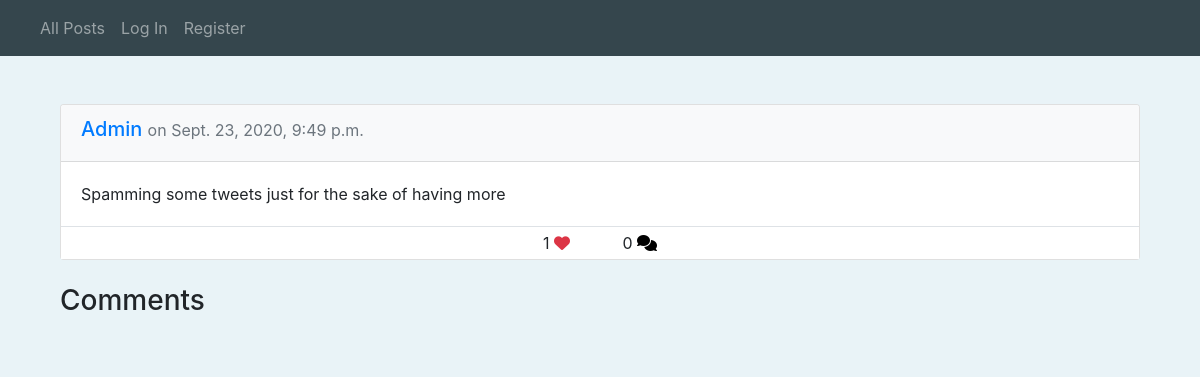
Page /post/16 on the earlier database version.
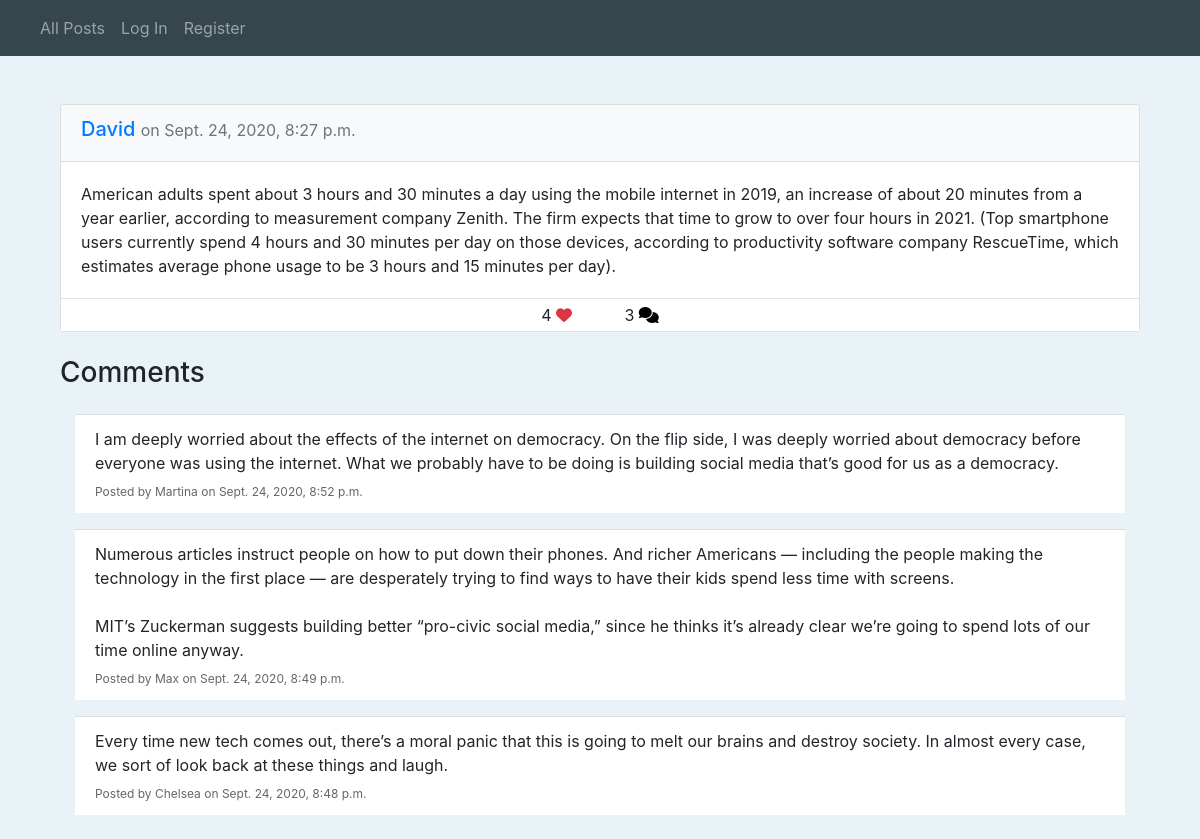
Same page on the later database version.
### network/models.py (models this page shows, shortened)
class Post(models.Model):
    creator = models.ForeignKey(User, related_name="posts",
                on_delete=models.CASCADE)
    timestamp = models.DateTimeField(auto_now_add=True)
    content = models.TextField(max_length=10000)
    def __str__(self):
        return f'{self.creator} from {self.timestamp.strftime("%d.%m.%Y %H:%M")}'

class User(AbstractUser):
    likes = models.ManyToManyField("Post", blank=True,
            related_name="likes")
    follows = models.ManyToManyField("self", blank=True, symmetrical=False,
              related_name="followers", default=0)
    def __str__(self):
        return f"{self.username}"

class Comment(models.Model):
    creator = models.ForeignKey(User, related_name="comments",
              on_delete=models.CASCADE)
    content = models.TextField(max_length=10000)
    post = models.ForeignKey(Post, related_name="comments",
           on_delete=models.CASCADE)
    timestamp = models.DateTimeField(auto_now_add=True)

### network/views.py (the view)
# urls.py: path("post/<int:post_id>", views.post, name="post"),
def post(request, post_id):
    post = Post.objects.get(pk=post_id)
    if request.method == "POST":
        if "comment" in request.POST.keys():
            comment = Comment(creator=request.user,
                              content=request.POST["comment"],
                              post=post)
            comment.save()
    content = getPaginator(request, post.comments.order_by("-timestamp"))
    content["comments"] = content.pop("page")
    content["currentPage"] = "comment"
    content["mainPost"] = post
    print(content)
    return render(request, "network/index.html", content)

### network/utils.py (called while the page is built)
def getPaginator(request, data):
    p = Paginator(data, 10)
    page_number = request.GET.get("page", 1)
    page = p.get_page(page_number)
    if page.has_previous():
        previousURL = f"?page={page.previous_page_number()}"
    else:
        previousURL = ''
    if page.has_next():
        nextURL = f"?page={page.next_page_number()}"
    else:
        nextURL = ''
    content = {"page": page, "previousURL": previousURL, "nextURL": nextURL}
    return content

### network/templates/network/index.html (shortened to what this page needs)
{% extends "network/layout.html" %}
{% load static %}
{% block body %}
    <div class="container py-3">
        {% if user.is_authenticated and currentPage == "index" %}
            <form method="POST">
                {% csrf_token %}
                <div class="form-group">
                    <textarea class="form-control" name="content" rows="5" placeholder="What's on your mind?"></textarea>
                </div>
                <div class="text-right">
                    <button type="submit" class="btn btn-primary ">Tweet</button>
                </div>
            </form>
        {% elif currentPage == "comment" %}
            <div class="container d-block pt-3">
                <div class="card my-3">
                    <div class="card-header bg-light">
                        <h5><a href="{% url 'profile' mainPost.creator %}">{{ mainPost.creator }}</a>
                            <small class="text-muted"> on {{ mainPost.timestamp }}</small>
                        </h5>
                    </div>
                    <div class="card-body">
                        <p class="card-text content">{{ mainPost.content }}</p>
                    </div>
                    <div class="border-top py-1 bg-white row-fluid text-center">
                        <span class="">
                            <span id="num_likes">{{ mainPost.likes.all | length }}</span>
                            {% if not user.is_authenticated %}
                                <i class="fa fa-heart text-danger"></i>
                            {% elif user in mainPost.likes.all %}
                                <button id="likeBtn" class="bg-transparent border-0 p-0 m-0"><i class="fa fa-heart text-danger"></i></button>
                            {% else %}
                                <button id="likeBtn" class="bg-transparent border-0 p-0 m-0"><i class="far fa-heart text-danger"></i></button>
                            {% endif %}
                        </span>
                        <span class="ml-5">
                            <span id="num_comments">{{ mainPost.comments.all | length }}</span>
                            <button id="commentsBtn" class="bg-transparent border-0 p-0 m-0"><i class="fas fa-comments"></i></button>
                        </span>
                    </div>
                </div>
            </div>
            <div class="container panel panel-default widget mt-4">
                <div class="panel-heading">
                    {% if user.is_authenticated %}
                    <h3 class="panel-title"> Post a comment </h3>
                        <form class="mt-2" method="POST">
                            {% csrf_token %}
                            <div class="form-group">
                                <textarea name="comment" class="form-control" rows="3" placeholder="What are your thoughts?"></textarea>
                            </div>
                            <div class="text-right">
                                <button type="submit" class="btn btn-primary btn-sm">Comment</button>
                            </div>
                        </form>
                    {% else %}
                        <h3 class="panel-title"> Comments </h3>
                    {% endif %}
                </div>
                <div class="container panel-body mt-3">
                    <ul class="list-group">
                        {% for comment in comments.object_list %}
                        <li class="list-group-item my-2">
                            <span class="content">{{ comment.content }}</span>
                            <div class="mic-info mt-2">
                                Posted by {{ comment.creator }} on {{ comment.timestamp }}
                            </div>
                        </li>
                        {% endfor %}
                    </ul>
                </div>
            </div>
        {% endif %}
    </div>
{% endblock %}

Differences in the rows shown:
changed Post: creator "Admin" → "David"; timestamp "Sept. 23, 2020, 9:49 p.m." → "Sept. 24, 2020, 8:27 p.m."; content "Spamming some tweets just for the sake of having more" → "American adults spent about 3 hours and 30 minutes a day using the mobile internet in 2019, an increase of about 20 minutes from a year earlier, according to measurement company Zenith. The firm expects that time to grow to over four hours in 2021. (Top smartphone users currently spend 4 hours and 30 minutes per day on those devices, according to productivity software company RescueTime, which estimates average phone usage to be 3 hours and 15 minutes per day)."; likes.all|length "1" → "4"; comments.all|length "0" → "3"
added Comment: content "I am deeply worried about the effects of the internet on democracy. On the flip side, I was deeply worried about democracy before everyone was using the internet. What we probably have to be doing is building social media that’s good for us as a democracy.", creator "Martina", timestamp "Sept. 24, 2020, 8:52 p.m."
added Comment: content "Numerous articles instruct people on how to put down their phones. And richer Americans — including the people making the technology in the first place — are desperately trying to find ways to have their kids spend less time with screens. MIT’s Zuckerman suggests building better “pro-civic social media,” since he thinks it’s already clear we’re going to spend lots of our time online anyway.", creator "Max", timestamp "Sept. 24, 2020, 8:49 p.m."
added Comment: content "Every time new tech comes out, there’s a moral panic that this is going to melt our brains and destroy society. In almost every case, we sort of look back at these things and laugh.", creator "Chelsea", timestamp "Sept. 24, 2020, 8:48 p.m."
